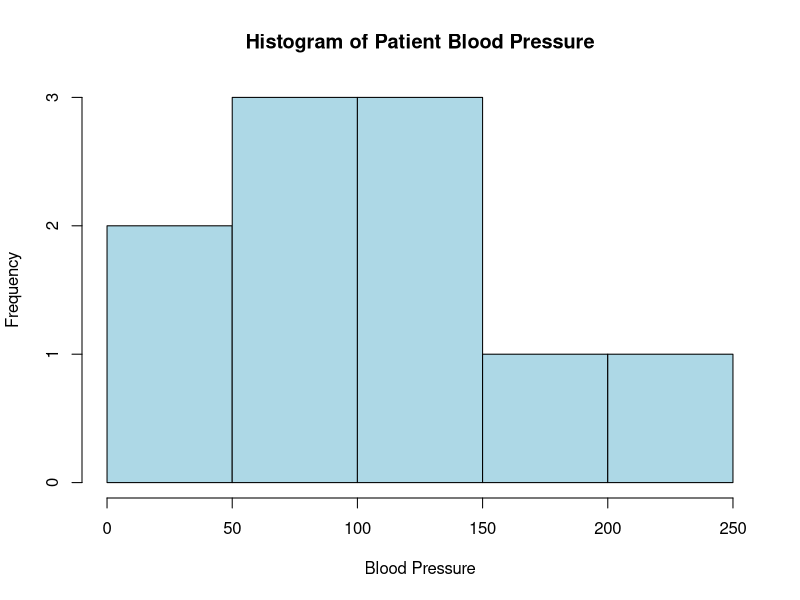
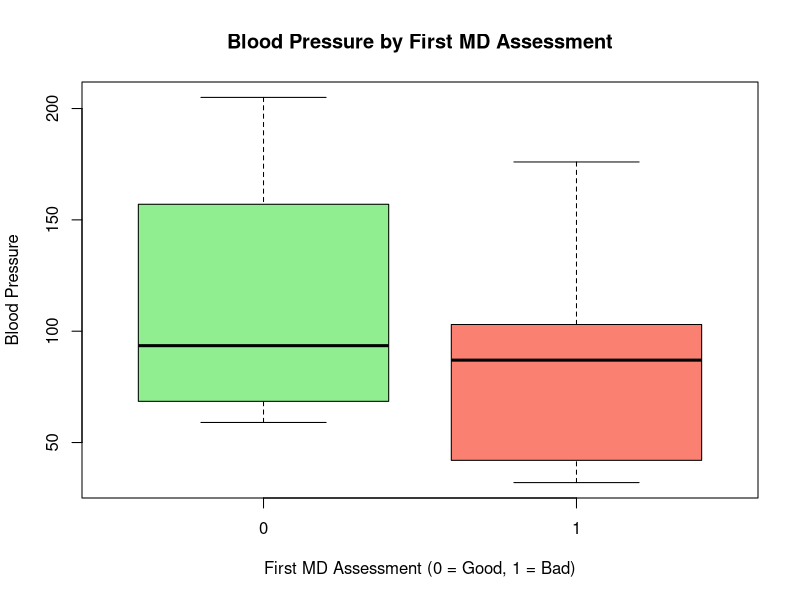

Here is the R script that generated these plots, in order:
# Create the data vectors (10 observations)
Freq <- c(0.6, 0.3, 0.4, 0.4, 0.2, 0.6, 0.3, 0.4, 0.9, 0.2)
bloodp <- c(103, 87, 32, 42, 59, 109, 78, 205, 135, 176)
first <- c(1, 1, 1, 1, 0, 0, 0, 0, NA, 1)  # "bad" = 1, "good" = 0
second <- c(0, 0, 1, 1, 0, 0, 1, 1, 1, 1)  # "low" = 0, "high" = 1
finaldecision <- c(0, 1, 0, 1, 0, 1, 0, 1, 1, 1)  # "low" = 0, "high" = 1

# Create a data frame
hospitalData <- data.frame(Freq, bloodp, first, second, finaldecision)

# Display the data frame (optional)
print(hospitalData)

# Plot a histogram of blood pressure
hist(hospitalData$bloodp,
     main = "Histogram of Patient Blood Pressure",
     xlab = "Blood Pressure",
     col = "lightblue",
     border = "black")

# Create a side-by-side boxplot of blood pressure by first MD's assessment (0 = good, 1 = bad)
boxplot(bloodp ~ first, data = hospitalData,
        main = "Blood Pressure by First MD Assessment",
        xlab = "First MD Assessment (0 = Good, 1 = Bad)",
        ylab = "Blood Pressure",
        col = c("lightgreen", "salmon"))
